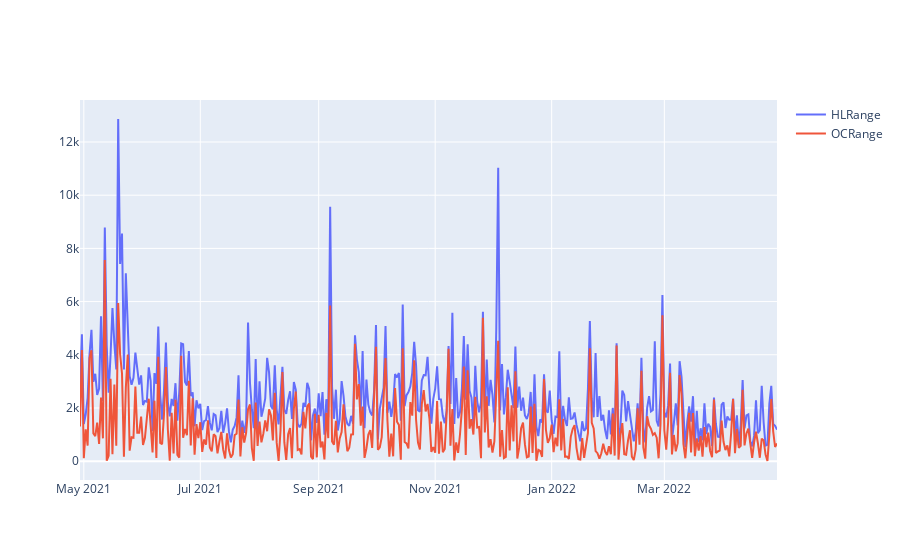

Here is the notebook cell this chart was saved with:
### Code cell
fig = go.Figure()

fig.add_trace(go.Scatter(x = df['Date'], y = df['HLRange'], name = 'HLRange'))
fig.add_trace(go.Scatter(x = df['Date'], y = df['OCRange'], name = 'OCRange'))

### Figure 1 — Plotly figure (JSON) as saved in the notebook; plotly's stock layout.template omitted (floating-point values rounded to 4 significant figures; data arrays with more than 128 entries replaced by an {"elided": "..."} marker saying what was removed)
{"data": [{"name": "HLRange", "type": "scatter", "x": {"elided": "366 str values"}, "y": {"elided": "366 float values"}}, {"name": "OCRange", "type": "scatter", "x": {"elided": "366 str values"}, "y": {"elided": "366 float values"}}], "layout": {}}
